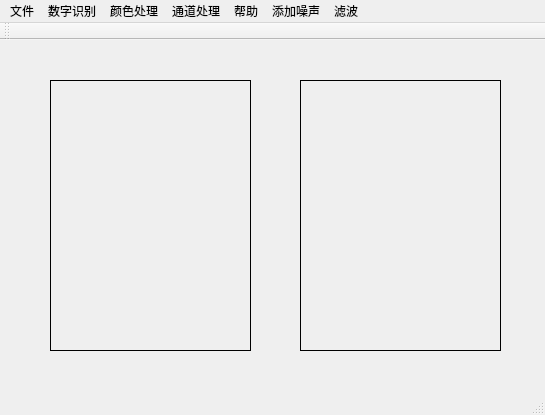
<?xml version="1.0" encoding="UTF-8"?>
<ui version="4.0">
 <class>MainWindow</class>
 <widget class="QMainWindow" name="MainWindow">
  <property name="geometry">
   <rect>
    <x>0</x>
    <y>0</y>
    <width>545</width>
    <height>415</height>
   </rect>
  </property>
  <property name="windowTitle">
   <string>chapter5</string>
  </property>
  <widget class="QWidget" name="centralWidget">
   <widget class="QLabel" name="label1">
    <property name="geometry">
     <rect>
      <x>50</x>
      <y>40</y>
      <width>201</width>
      <height>271</height>
     </rect>
    </property>
    <property name="frameShape">
     <enum>QFrame::Box</enum>
    </property>
    <property name="text">
     <string/>
    </property>
   </widget>
   <widget class="QLabel" name="label2">
    <property name="geometry">
     <rect>
      <x>300</x>
      <y>40</y>
      <width>201</width>
      <height>271</height>
     </rect>
    </property>
    <property name="frameShape">
     <enum>QFrame::Box</enum>
    </property>
    <property name="text">
     <string/>
    </property>
   </widget>
  </widget>
  <widget class="QMenuBar" name="menuBar">
   <property name="geometry">
    <rect>
     <x>0</x>
     <y>0</y>
     <width>545</width>
     <height>26</height>
    </rect>
   </property>
   <widget class="QMenu" name="menu">
    <property name="title">
     <string>文件</string>
    </property>
    <addaction name="openTestJpg"/>
    <addaction name="openCustomeFile"/>
    <addaction name="restoreFile"/>
    <addaction name="Clear"/>
    <addaction name="exitSystem"/>
   </widget>
   <widget class="QMenu" name="menu_2">
    <property name="title">
     <string>帮助</string>
    </property>
    <addaction name="aboutMe"/>
    <addaction name="contacctUs"/>
   </widget>
   <widget class="QMenu" name="menu_3">
    <property name="title">
     <string>数字识别</string>
    </property>
    <addaction name="showImage"/>
    <addaction name="showMessage"/>
    <addaction name="ImageAndMessage"/>
   </widget>
   <widget class="QMenu" name="menu_7">
    <property name="title">
     <string>颜色处理</string>
    </property>
    <addaction name="gray"/>
    <addaction name="binValue"/>
    <addaction name="invertColor"/>
   </widget>
   <widget class="QMenu" name="menu_4">
    <property name="title">
     <string>通道处理</string>
    </property>
    <widget class="QMenu" name="menuSplit">
     <property name="title">
      <string>split函数</string>
     </property>
     <addaction name="Rchannel"/>
     <addaction name="Gchannel"/>
     <addaction name="Bchannel"/>
    </widget>
    <widget class="QMenu" name="menuMerge">
     <property name="title">
      <string>merge函数</string>
     </property>
     <addaction name="rSpace"/>
     <addaction name="gSpace"/>
     <addaction name="bSpace"/>
    </widget>
    <addaction name="menuSplit"/>
    <addaction name="menuMerge"/>
   </widget>
   <widget class="QMenu" name="menu_5">
    <property name="title">
     <string>添加噪声</string>
    </property>
   </widget>
   <widget class="QMenu" name="menu_6">
    <property name="title">
     <string>滤波</string>
    </property>
    <addaction name="action_box_Filter"/>
    <addaction name="action_7"/>
    <addaction name="action_4"/>
   </widget>
   <addaction name="menu"/>
   <addaction name="menu_3"/>
   <addaction name="menu_7"/>
   <addaction name="menu_4"/>
   <addaction name="menu_2"/>
   <addaction name="menu_5"/>
   <addaction name="menu_6"/>
  </widget>
  <widget class="QToolBar" name="mainToolBar">
   <attribute name="toolBarArea">
    <enum>TopToolBarArea</enum>
   </attribute>
   <attribute name="toolBarBreak">
    <bool>false</bool>
   </attribute>
  </widget>
  <widget class="QStatusBar" name="statusBar"/>
  <action name="openTestJpg">
   <property name="text">
    <string>打开测试文件</string>
   </property>
   <property name="toolTip">
    <string>打开测试文件</string>
   </property>
  </action>
  <action name="openCustomeFile">
   <property name="text">
    <string>打开自定义文件</string>
   </property>
  </action>
  <action name="restoreFile">
   <property name="text">
    <string>还原</string>
   </property>
  </action>
  <action name="exitSystem">
   <property name="text">
    <string>退出</string>
   </property>
  </action>
  <action name="aboutMe">
   <property name="text">
    <string>关于</string>
   </property>
  </action>
  <action name="contacctUs">
   <property name="text">
    <string>联系我们</string>
   </property>
  </action>
  <action name="showImage">
   <property name="text">
    <string>图像显示</string>
   </property>
  </action>
  <action name="showMessage">
   <property name="text">
    <string>对话框显示</string>
   </property>
  </action>
  <action name="ImageAndMessage">
   <property name="text">
    <string>图像&amp;信息</string>
   </property>
  </action>
  <action name="horizenFlip">
   <property name="text">
    <string>水平</string>
   </property>
  </action>
  <action name="VerticalFlip">
   <property name="text">
    <string>垂直</string>
   </property>
  </action>
  <action name="VerticalAndHorizen">
   <property name="text">
    <string>水平&amp;垂直</string>
   </property>
  </action>
  <action name="erode">
   <property name="text">
    <string>腐蚀</string>
   </property>
  </action>
  <action name="dialate">
   <property name="text">
    <string>膨胀</string>
   </property>
  </action>
  <action name="open">
   <property name="text">
    <string>开运算</string>
   </property>
  </action>
  <action name="close">
   <property name="text">
    <string>闭运算</string>
   </property>
  </action>
  <action name="topHat">
   <property name="text">
    <string>顶帽</string>
   </property>
  </action>
  <action name="blackHat">
   <property name="text">
    <string>黑帽</string>
   </property>
  </action>
  <action name="actionSobel">
   <property name="text">
    <string>Sobel</string>
   </property>
  </action>
  <action name="actionCanny">
   <property name="text">
    <string>Canny</string>
   </property>
  </action>
  <action name="actionLaplacian">
   <property name="text">
    <string>Laplacian</string>
   </property>
  </action>
  <action name="actionScharr">
   <property name="text">
    <string>Scharr</string>
   </property>
  </action>
  <action name="gray">
   <property name="text">
    <string>灰度化</string>
   </property>
  </action>
  <action name="invertColor">
   <property name="text">
    <string>反色</string>
   </property>
  </action>
  <action name="rSpace">
   <property name="text">
    <string>R空间</string>
   </property>
  </action>
  <action name="gSpace">
   <property name="text">
    <string>G空间</string>
   </property>
  </action>
  <action name="bSpace">
   <property name="text">
    <string>B空间</string>
   </property>
  </action>
  <action name="binValue">
   <property name="text">
    <string>二值化</string>
   </property>
  </action>
  <action name="action_2">
   <property name="text">
    <string>合并</string>
   </property>
  </action>
  <action name="actionRtong">
   <property name="text">
    <string>rtong</string>
   </property>
  </action>
  <action name="Rchannel">
   <property name="text">
    <string>R通道</string>
   </property>
  </action>
  <action name="Gchannel">
   <property name="text">
    <string>G通道</string>
   </property>
  </action>
  <action name="Bchannel">
   <property name="text">
    <string>B通道</string>
   </property>
  </action>
  <action name="Clear">
   <property name="text">
    <string>清除</string>
   </property>
  </action>
  <action name="action">
   <property name="text">
    <string>添加噪声</string>
   </property>
  </action>
  <action name="action_3">
   <property name="text">
    <string>滤波</string>
   </property>
  </action>
  <action name="action_box_Filter">
   <property name="text">
    <string>方框滤波（box Filter）</string>
   </property>
  </action>
  <action name="action_7">
   <property name="text">
    <string>均值滤波</string>
   </property>
  </action>
  <action name="action_4">
   <property name="text">
    <string>高斯滤波</string>
   </property>
  </action>
 </widget>
 <layoutdefault spacing="6" margin="11"/>
 <resources/>
 <connections/>
</ui>
